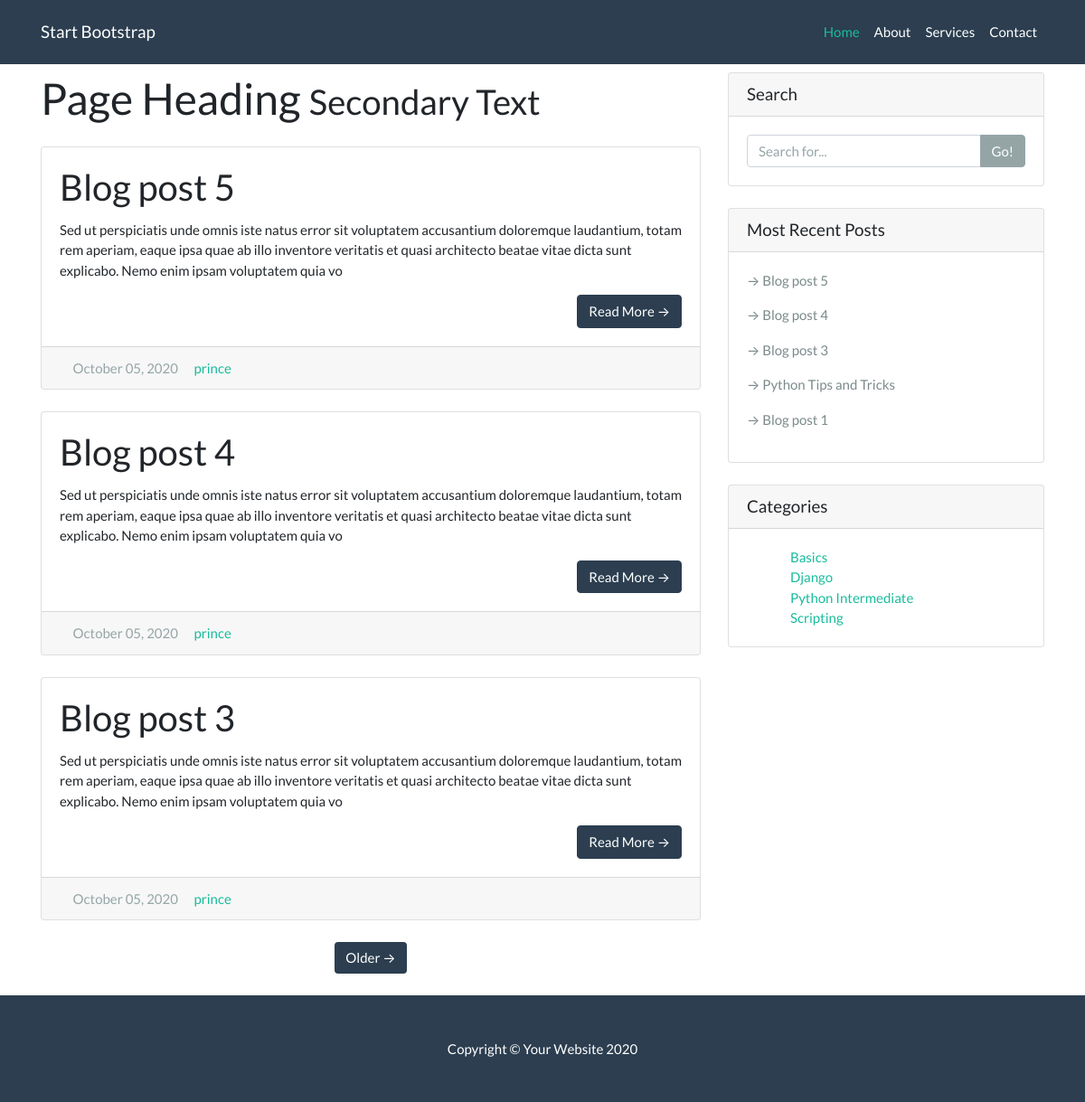
The page / on the database its author committed.
### blog/models.py (models this page shows, shortened)
class Post(models.Model):
    title = models.CharField(max_length=200)
    author = models.ForeignKey(Author, on_delete=models.CASCADE)
    image = models.ImageField(upload_to='post_images', blank=True)
    slug = models.SlugField(unique=True)
    overview = models.TextField()
    content = models.TextField()
    pub_date = models.DateTimeField(auto_now_add=True)
    categories = models.ManyToManyField(Category, related_name='posts')
    featured = models.BooleanField(default=False)
    class Meta:
        ordering = ['-pub_date']

class Author(models.Model):
    user = models.OneToOneField(User, on_delete=models.CASCADE)
    def __str__(self):
        return f"{self.user.username}"

class Category(models.Model):
    tag = models.CharField(max_length=50)
    def __str__(self):
        return f'{self.tag}'

### blog/views.py (the view)
# urls.py: path("", views.index, name='index'),
def index(request):
    posts = Post.objects.filter(featured=True)
    paginator = Paginator(posts, 3)
    page = request.GET.get('page')
    try:
        post_list = paginator.page(page)
    except PageNotAnInteger:
        post_list = paginator.page(1)
    except EmptyPage:
        post_list = paginator.page(paginator.num_pages)
    context = {
        'posts': post_list,
        'categories': categories,
        'recent_posts': recent_posts,
    }
    return render(request, 'blog/index.html', context)

### blog/templates/blog/index.html (shortened to what this page needs)
{% extends "blog/base.html" %}
{% block content %}
  <div class="container">
    <div class="row">
      <div class="col-md-8">
        <h1 class="my-4">Page Heading
          <small>Secondary Text</small>
        </h1>
      {% for post in posts %}
        <div class="card mb-4">
          <div class="card-body">
            <h2 class="card-title">{{ post.title }}</h2>
            <p class="card-text">{{ post.overview | safe | slice:":250" }}</p>
            <a href="{% url 'blog:detail' post.slug %}" class="btn btn-primary float-right">Read More &rarr;</a>
          </div>
          <div class="card-footer text-muted">
            <i class="far fa-calendar-alt"></i> {{ post.pub_date | date:"F d, Y"}}
            <i class="fas fa-user"></i> <a href="#">{{ post.author }}</a>
          </div>
        </div>
      {% endfor %}
        {% if posts.has_other_pages %}
        <ul class="pagination justify-content-center mb-4">
          {% if posts.has_next %}
          <li class="page-item">
            <a class="page-link bg-primary" href="?page={{ posts.next_page_number }}">Older &rarr;</a>
          </li>
          {% endif %}
        </ul>
        {% endif %}
      </div>
      {% include 'blog/sidebar.html'%}
    </div>
  </div>
{% endblock content%}

### blog/templates/blog/sidebar.html
<div class="col-md-4">
        <div class="card my-4">
          <h5 class="card-header">Search</h5>
          <div class="card-body">
            <div class="input-group">
              <input type="text" class="form-control" placeholder="Search for...">
              <span class="input-group-append">
                <button class="btn btn-secondary" type="button">Go!</button>
              </span>
            </div>
          </div>
        </div>
        <div class="card my-4">
          <h5 class="card-header">Most Recent Posts</h5>
          <div class="card-body">
            {% for recent in recent_posts %}
            <p ><a class="text-dark" href="{% url 'blog:detail' recent.slug %}">&rarr; {{ recent.title }}</a></p>
            {% endfor %}
          </div>
        </div>
        <div class="card my-4">
          <h5 class="card-header">Categories</h5>
          <div class="card-body">
            <div class="row">
              <div class="container ml-5">
                <ul class="list-unstyled mb-0">
                  {% for cat in categories %}
                  <li>
                    <a href="{% url 'blog:category' cat.tag %}">{{ cat }}</a>
                  </li>
                  {% endfor %}
                </ul>
              </div>
            </div>
          </div>
        </div>
</div>

### blog/static/blog/css/all.css (style rules this page uses)
.fa, .fas, .far, .fal, .fad, .fab { -moz-osx-font-smoothing: grayscale; -webkit-font-smoothing: antialiased; display: inline-block; font-style: normal; font-variant: normal; text-rendering: auto; line-height: 1; }
.fa-calendar-alt:before { content: "\f073"; }
.fa-user:before { content: "\f007"; }
.far { font-family: 'Font Awesome 5 Free'; font-weight: 400; }

### blog/templates/blog/base.html (style rules this page uses)
body { padding-top: 56px; }

### rows shown on the page
Post: title "Blog post 5", overview "Sed ut perspiciatis unde omnis iste natus error sit voluptatem accusantium doloremque laudantium, totam rem aperiam, eaque ipsa quae ab illo inventore veritatis et quasi architecto beatae vitae dicta sunt explicabo. Nemo enim ipsam voluptatem quia vo", pub_date "October 05, 2020", author "prince"
Post: title "Blog post 4", overview "Sed ut perspiciatis unde omnis iste natus error sit voluptatem accusantium doloremque laudantium, totam rem aperiam, eaque ipsa quae ab illo inventore veritatis et quasi architecto beatae vitae dicta sunt explicabo. Nemo enim ipsam voluptatem quia vo", pub_date "October 05, 2020", author "prince"
Post: title "Blog post 3", overview "Sed ut perspiciatis unde omnis iste natus error sit voluptatem accusantium doloremque laudantium, totam rem aperiam, eaque ipsa quae ab illo inventore veritatis et quasi architecto beatae vitae dicta sunt explicabo. Nemo enim ipsam voluptatem quia vo", pub_date "October 05, 2020", author "prince"
Post: title "Python Tips and Tricks"
Post: title "Blog post 1"
Category: tag "Basics"
Category: tag "Django"
Category: tag "Python Intermediate"
Category: tag "Scripting"
